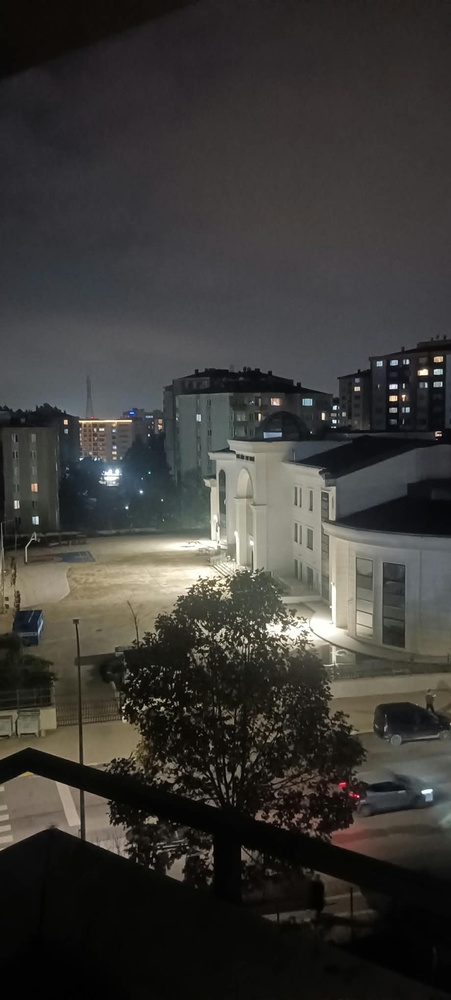
#> input picture data/raw/Picture 1.jpeg, 451 x 1000 px, shrunk from 920 x 2040 before the run
$ python -i rectangling.py   (imports and definitions only)
#> lines starting #> are read from the running program, lines starting #| are printed output that depends on the picture; after the words box and inside, x2 and y2 are one past the last pixel; in counts of white or black regions, pixels touching at a corner belong together
#> further down, picture is the input picture: shape (1000, 451, 3); mean B, G, R 54.9, 58.1, 59.7
import cv2
import numpy as np


def rectify_panorama_edges(img: np.ndarray, smooth_sigma: float = 22.0, max_stretch: float = 1.22) -> np.ndarray:
    """
    Gently levels wavy top/bottom panorama boundaries while clamping maximum local
    stretch (<= 1.22x) so buildings on the far left and right edges never distort.
    """
#> called with smooth_sigma = 22, max_stretch = 1.22
    gray = cv2.cvtColor(img, cv2.COLOR_BGR2GRAY)
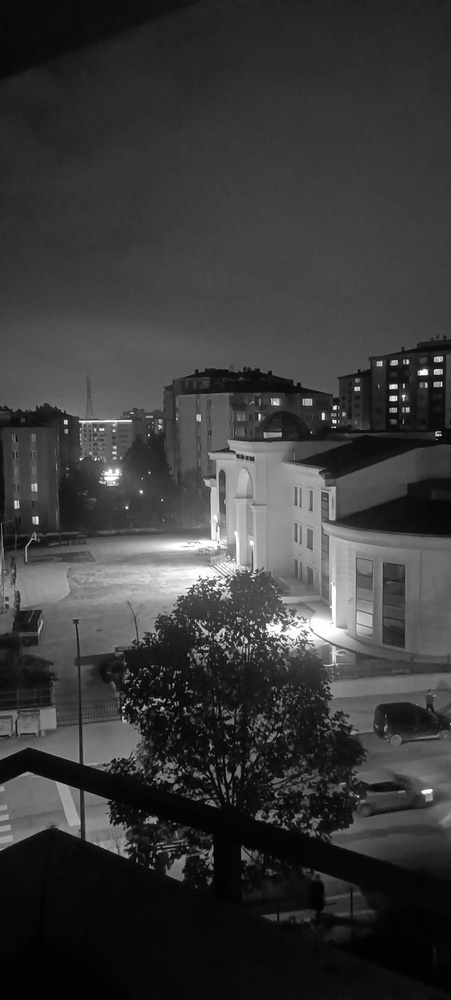
#> gray: shape (1000, 451); min 0, max 255, mean 58.2
    mask = (gray > 2).astype(np.uint8)
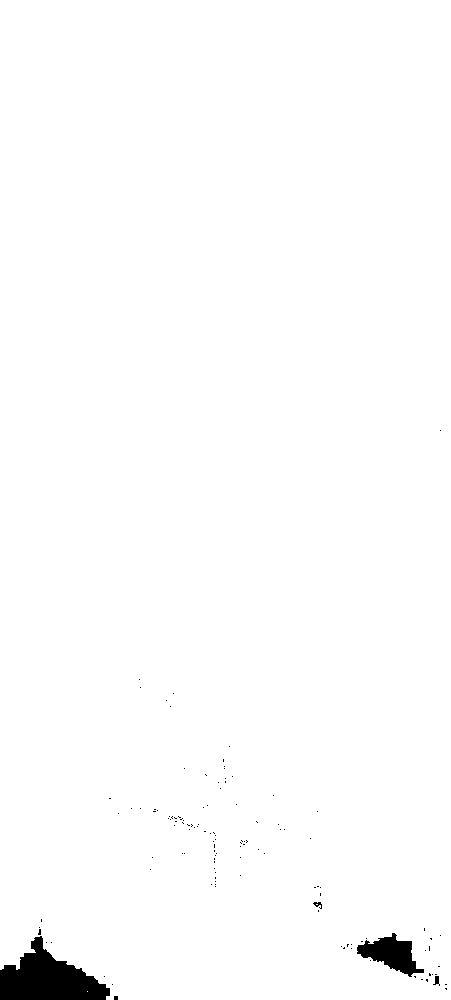
#> mask: shape (1000, 451); values 0 (black) and 1 (white), 98.7% white; 123 black regions (119 under 20 px), largest, box (x1, y1, x2, y2) and area: (0, 936, 110, 1000) 3967, (357, 933, 424, 977) 1417, (433, 976, 440, 986) 37, (313, 902, 322, 909) 32

    coords = cv2.findNonZero(mask)
#> coords = contour of 445326 points, box (x1, y1, x2, y2) (0, 0, 451, 1000), area 1492
    if coords is None:
        return img

    bx, by, bw, bh = cv2.boundingRect(coords)
#> bx = 0; by = 0; bw = 451; bh = 1000
    if bw < 20 or bh < 20:
        return img

    sub_img = img[by : by + bh, bx : bx + bw]
    sub_mask = mask[by : by + bh, bx : bx + bw]

    # 1. Detect top y_top(x) and bottom y_bot(x) contour across X
    y_top = np.zeros(bw, dtype=np.float32)
#> y_top = 451 values from 0 to 0
    y_bot = np.full(bw, bh - 1, dtype=np.float32)
#> y_bot = 451 values from 999 to 999

    for x in range(bw):
        ys = np.where(sub_mask[:, x] > 0)[0]
        if len(ys) > 0:
            y_top[x] = float(ys[0])
            y_bot[x] = float(ys[-1])
        else:
            y_top[x] = y_top[x - 1] if x > 0 else 0.0
            y_bot[x] = y_bot[x - 1] if x > 0 else float(bh - 1)
#> after the loop, y_bot = 451 values, max 999 at index 106, min 935 at index 40, mean 990.4

    ksize = max(5, int(smooth_sigma * 4) | 1)
    y_top_smooth = cv2.GaussianBlur(y_top.reshape(1, -1), (ksize, 1), smooth_sigma).ravel()
#> y_top_smooth = 451 values from 0 to 0
    y_bot_smooth = cv2.GaussianBlur(y_bot.reshape(1, -1), (ksize, 1), smooth_sigma).ravel()
#> y_bot_smooth = 451 values, max 999 at index 162, min 954.9 at index 39, mean 990.4

    # Clamp target top/bottom to the 12th/88th percentile height so tapered outer tips aren't over-stretched
    target_top = float(np.percentile(y_top_smooth, 12))
#> target_top = 0
    target_bot = float(np.percentile(y_bot_smooth, 88))
#> target_bot = 999
    target_h = max(target_bot - target_top, 16.0)
#> target_h = 999

    # Blend each column toward target_top/target_bot, capped by max_stretch to prevent edge distortion
    src_h = np.maximum(y_bot_smooth - y_top_smooth, 8.0)
#> src_h has the same summary as y_bot_smooth
    allowed_ratio = np.minimum(target_h / src_h, max_stretch)
#> allowed_ratio = 451 values, max 1.05 at index 39, min 1 at index 162, mean 1.01
    actual_dest_h = src_h * allowed_ratio
#> actual_dest_h = 451 values, max 999 at index 12, min 999 at index 2, mean 999

    # Center the gentler vertical mapping inside [0 .. target_h]
    grid_y, grid_x = np.indices((int(target_h), bw), dtype=np.float32)
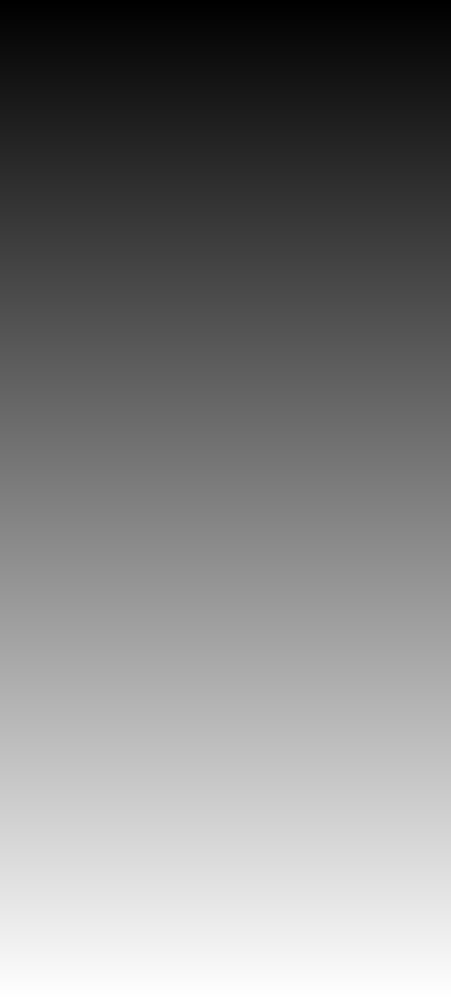
#> grid_y: shape (998, 451) float32; min 0, max 997, mean 498.5; drawn with min black and max white
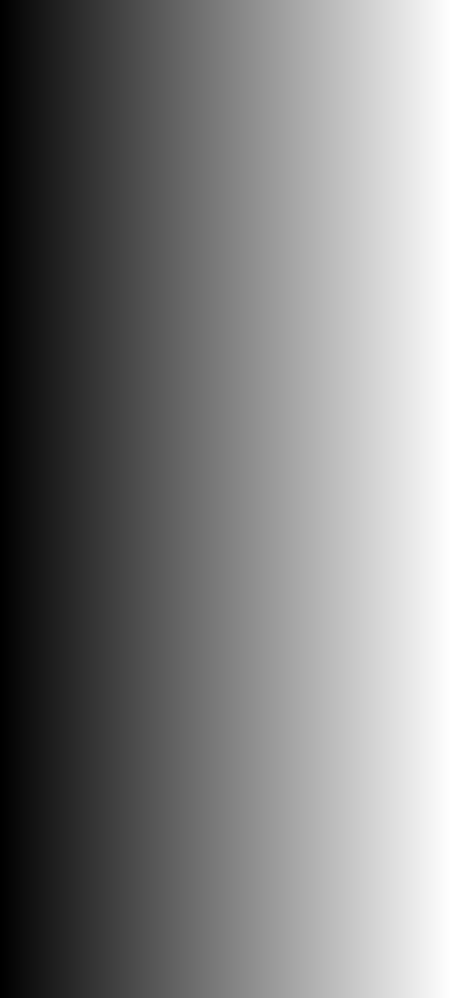
#> grid_x: shape (998, 451) float32; min 0, max 450, mean 225; drawn with min black and max white
    v_norm = grid_y / max(target_h - 1.0, 1.0)
    map_y = y_top_smooth[None, :] + v_norm * src_h[None, :]

    # If a column would exceed max_stretch, pull from a slightly narrower vertical window instead of distorting
    over_stretched = (target_h / src_h) > max_stretch
    if np.any(over_stretched):
        clamped_span = target_h / max_stretch
        center_y = 0.5 * (y_top_smooth + y_bot_smooth)
        safe_top = np.clip(center_y - 0.5 * clamped_span, 0.0, float(bh - 1))
        safe_span = np.minimum(clamped_span, float(bh - 1) - safe_top)
        map_y[:, over_stretched] = safe_top[None, over_stretched] + v_norm[:, over_stretched] * safe_span[None, over_stretched]

    rectified = cv2.remap(
        sub_img,
        grid_x,
        map_y.astype(np.float32),
        interpolation=cv2.INTER_CUBIC,
        borderMode=cv2.BORDER_REPLICATE,
    )
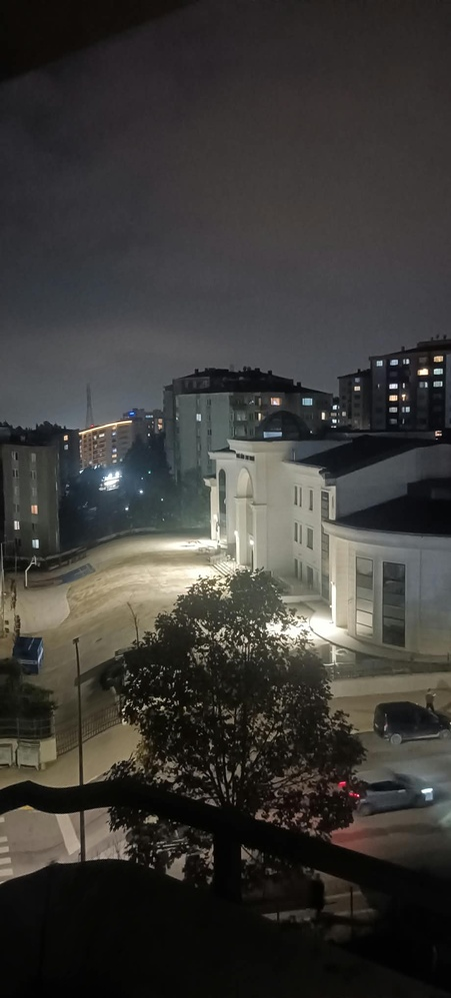
#> rectified: shape (998, 451, 3); mean B, G, R 55.4, 58.6, 60.2
    return rectified

>>> import cv2
>>> picture = cv2.imread('../data/raw/Picture 1.jpeg')
>>> result = rectify_panorama_edges(picture)
